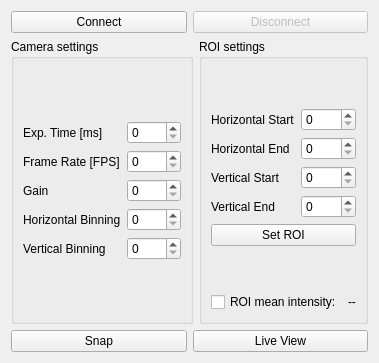
           <widget class="QWidget" name="tab_thorlabs">
            <attribute name="title">
             <string>WF - Thorlabs</string>
            </attribute>
            <layout class="QVBoxLayout" name="verticalLayout_45">
             <item>
              <layout class="QHBoxLayout" name="horizontalLayout_36">
               <item>
                <widget class="QPushButton" name="pushButton_connect_TL">
                 <property name="text">
                  <string>Connect</string>
                 </property>
                </widget>
               </item>
               <item>
                <widget class="QPushButton" name="pushButton_disconnect_TL">
                 <property name="enabled">
                  <bool>false</bool>
                 </property>
                 <property name="text">
                  <string>Disconnect</string>
                 </property>
                </widget>
               </item>
              </layout>
             </item>
             <item>
              <layout class="QHBoxLayout" name="horizontalLayout_51">
               <item>
                <widget class="QGroupBox" name="groupBox_27">
                 <property name="title">
                  <string>Camera settings</string>
                 </property>
                 <layout class="QVBoxLayout" name="verticalLayout_54">
                  <item>
                   <spacer name="verticalSpacer">
                    <property name="orientation">
                     <enum>Qt::Vertical</enum>
                    </property>
                    <property name="sizeHint" stdset="0">
                     <size>
                      <width>20</width>
                      <height>40</height>
                     </size>
                    </property>
                   </spacer>
                  </item>
                  <item>
                   <layout class="QHBoxLayout" name="horizontalLayout_34">
                    <item>
                     <layout class="QVBoxLayout" name="verticalLayout_21">
                      <item>
                       <widget class="QLabel" name="label_20">
                        <property name="text">
                         <string>Exp. Time [ms]</string>
                        </property>
                       </widget>
                      </item>
                      <item>
                       <widget class="QLabel" name="label_21">
                        <property name="text">
                         <string>Frame Rate [FPS]</string>
                        </property>
                       </widget>
                      </item>
                      <item>
                       <widget class="QLabel" name="label_24">
                        <property name="text">
                         <string>Gain</string>
                        </property>
                       </widget>
                      </item>
                      <item>
                       <widget class="QLabel" name="label_53">
                        <property name="text">
                         <string>Horizontal Binning</string>
                        </property>
                       </widget>
                      </item>
                      <item>
                       <widget class="QLabel" name="label_54">
                        <property name="text">
                         <string>Vertical Binning</string>
                        </property>
                       </widget>
                      </item>
                     </layout>
                    </item>
                    <item>
                     <layout class="QVBoxLayout" name="verticalLayout_24">
                      <item>
                       <widget class="QSpinBox" name="spinBox_expTime_TL">
                        <property name="maximum">
                         <number>1000</number>
                        </property>
                       </widget>
                      </item>
                      <item>
                       <widget class="QSpinBox" name="spinBox_frameRate_TL">
                        <property name="maximum">
                         <number>500</number>
                        </property>
                       </widget>
                      </item>
                      <item>
                       <widget class="QSpinBox" name="spinBox_gain_TL"/>
                      </item>
                      <item>
                       <widget class="QSpinBox" name="spinBox_hbin_TL"/>
                      </item>
                      <item>
                       <widget class="QSpinBox" name="spinBox_vbin_TL"/>
                      </item>
                     </layout>
                    </item>
                   </layout>
                  </item>
                  <item>
                   <spacer name="verticalSpacer_2">
                    <property name="orientation">
                     <enum>Qt::Vertical</enum>
                    </property>
                    <property name="sizeHint" stdset="0">
                     <size>
                      <width>20</width>
                      <height>40</height>
                     </size>
                    </property>
                   </spacer>
                  </item>
                 </layout>
                </widget>
               </item>
               <item>
                <widget class="QGroupBox" name="groupBox_24">
                 <property name="title">
                  <string>ROI settings</string>
                 </property>
                 <layout class="QVBoxLayout" name="verticalLayout_14">
                  <item>
                   <spacer name="verticalSpacer_3">
                    <property name="orientation">
                     <enum>Qt::Vertical</enum>
                    </property>
                    <property name="sizeHint" stdset="0">
                     <size>
                      <width>20</width>
                      <height>40</height>
                     </size>
                    </property>
                   </spacer>
                  </item>
                  <item>
                   <layout class="QHBoxLayout" name="horizontalLayout_37">
                    <item>
                     <layout class="QVBoxLayout" name="verticalLayout_43">
                      <item>
                       <widget class="QLabel" name="label_22">
                        <property name="text">
                         <string>Horizontal Start</string>
                        </property>
                       </widget>
                      </item>
                      <item>
                       <widget class="QLabel" name="label_23">
                        <property name="text">
                         <string>Horizontal End</string>
                        </property>
                       </widget>
                      </item>
                      <item>
                       <widget class="QLabel" name="label_26">
                        <property name="text">
                         <string>Vertical Start</string>
                        </property>
                       </widget>
                      </item>
                      <item>
                       <widget class="QLabel" name="label_27">
                        <property name="text">
                         <string>Vertical End</string>
                        </property>
                       </widget>
                      </item>
                     </layout>
                    </item>
                    <item>
                     <layout class="QVBoxLayout" name="verticalLayout_44">
                      <item>
                       <widget class="QSpinBox" name="spinBox_hstart_TL"/>
                      </item>
                      <item>
                       <widget class="QSpinBox" name="spinBox_hend_TL"/>
                      </item>
                      <item>
                       <widget class="QSpinBox" name="spinBox_vstart_TL"/>
                      </item>
                      <item>
                       <widget class="QSpinBox" name="spinBox_vend_TL"/>
                      </item>
                     </layout>
                    </item>
                   </layout>
                  </item>
                  <item>
                   <widget class="QPushButton" name="pushButton_createROI_TL">
                    <property name="text">
                     <string>Set ROI</string>
                    </property>
                   </widget>
                  </item>
                  <item>
                   <spacer name="verticalSpacer_4">
                    <property name="orientation">
                     <enum>Qt::Vertical</enum>
                    </property>
                    <property name="sizeHint" stdset="0">
                     <size>
                      <width>20</width>
                      <height>40</height>
                     </size>
                    </property>
                   </spacer>
                  </item>
                  <item>
                   <layout class="QHBoxLayout" name="horizontalLayout_84">
                    <item>
                     <widget class="QCheckBox" name="checkBox_roi_intensity_TL">
                      <property name="text">
                       <string>ROI mean intensity:</string>
                      </property>
                     </widget>
                    </item>
                    <item>
                     <widget class="QLabel" name="label_roi_intensity_TL">
                      <property name="text">
                       <string>--</string>
                      </property>
                     </widget>
                    </item>
                   </layout>
                  </item>
                 </layout>
                </widget>
               </item>
              </layout>
             </item>
             <item>
              <layout class="QHBoxLayout" name="horizontalLayout_38">
               <item>
                <widget class="QPushButton" name="pushButton_snap_TL">
                 <property name="text">
                  <string>Snap</string>
                 </property>
                </widget>
               </item>
               <item>
                <widget class="QPushButton" name="pushButton_LiveView_TL">
                 <property name="text">
                  <string>Live View</string>
                 </property>
                </widget>
               </item>
              </layout>
             </item>
            </layout>
           </widget>
